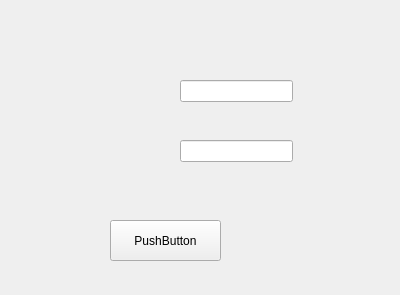
<?xml version="1.0" encoding="UTF-8"?>
<ui version="4.0">
 <class>Form</class>
 <widget class="QWidget" name="Form">
  <property name="geometry">
   <rect>
    <x>0</x>
    <y>0</y>
    <width>400</width>
    <height>295</height>
   </rect>
  </property>
  <property name="windowTitle">
   <string>Form</string>
  </property>
  <widget class="QLineEdit" name="x">
   <property name="geometry">
    <rect>
     <x>180</x>
     <y>80</y>
     <width>113</width>
     <height>22</height>
    </rect>
   </property>
  </widget>
  <widget class="QLineEdit" name="y">
   <property name="geometry">
    <rect>
     <x>180</x>
     <y>140</y>
     <width>113</width>
     <height>22</height>
    </rect>
   </property>
  </widget>
  <widget class="QPushButton" name="pushButton">
   <property name="geometry">
    <rect>
     <x>110</x>
     <y>220</y>
     <width>111</width>
     <height>41</height>
    </rect>
   </property>
   <property name="text">
    <string>PushButton</string>
   </property>
  </widget>
 </widget>
 <resources/>
 <connections/>
</ui>
